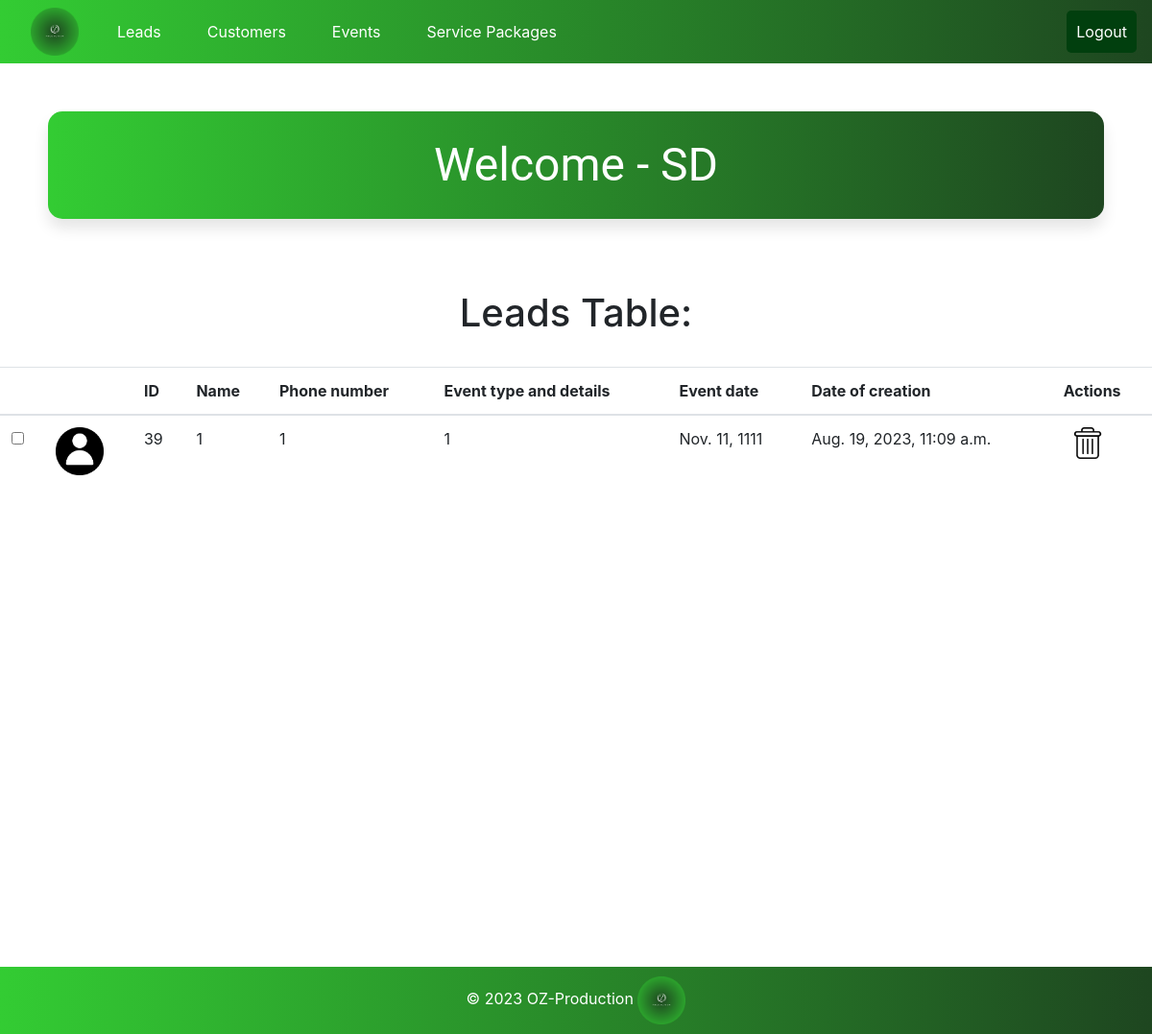
/oz_pro/leads/ (signed in), run on an earlier commit of the app's database.
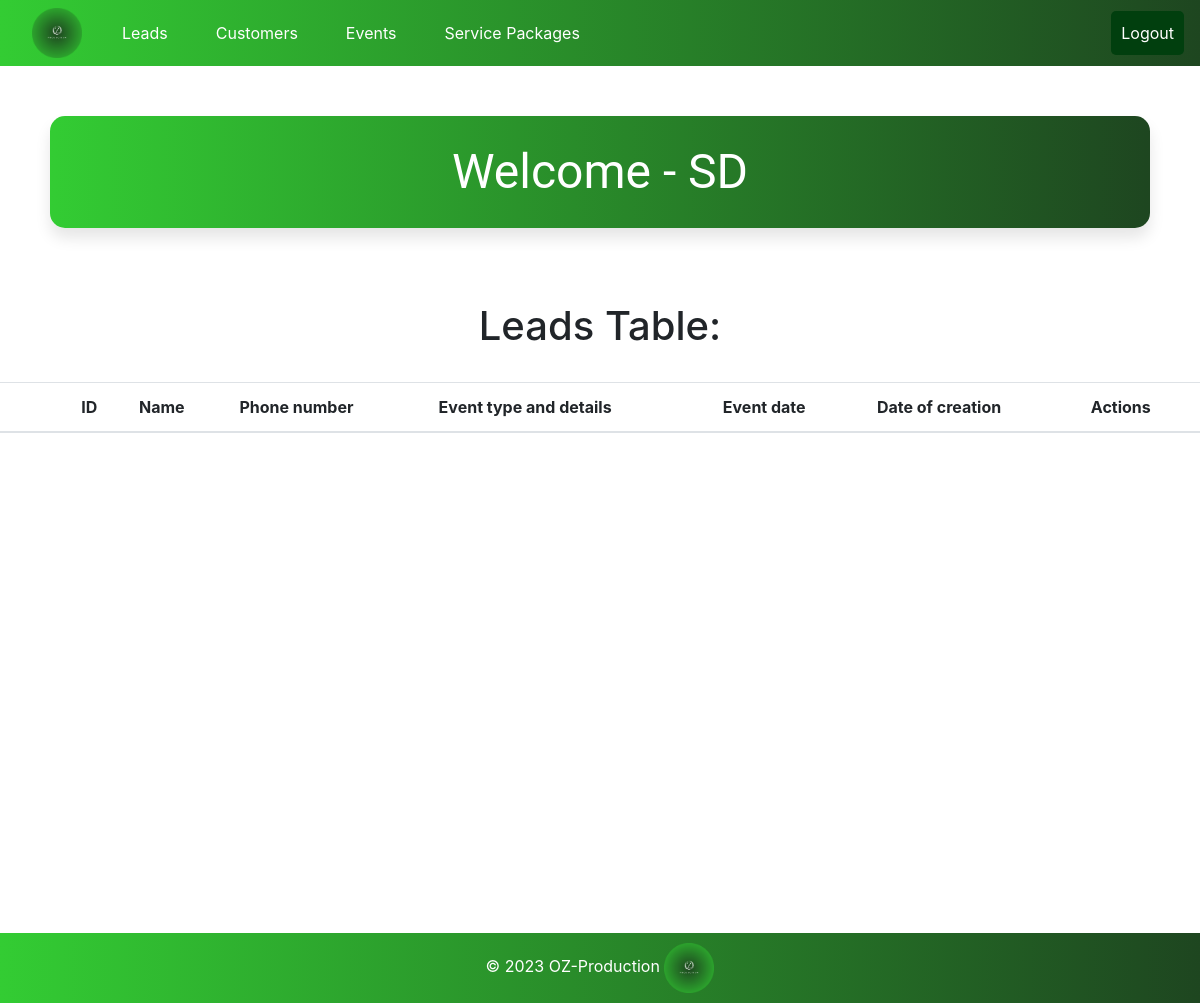
And on a later commit of the database.
### oz_pro/models.py (models this page shows, shortened)
class Lead(models.Model):
    image = models.ImageField(upload_to='static/pics', default = 'static/pics/Picture7.png')
    ID = models.AutoField(primary_key=True, null=False)
    name = models.CharField(max_length=255,null=False)
    phone_number = models.CharField(max_length=15,null=False)
    event_type = models.TextField()
    event_date = models.DateField(null=False)
    date_of_creation = models.DateTimeField(auto_now_add=True)

### oz_pro/views.py (the view)
# urls.py: path('leads/', views.leads_page, name='all_leads'),
@login_required
def leads_page(request):
    print("********* After agent login -- home page function *********")
    all_leads = Lead.objects.all()
    context = {
        'leads': all_leads
    }
    return render(request, 'leads.html', context)

### oz_pro/templates/leads.html (shortened to what this page needs)
<!DOCTYPE html>
<html lang="en">
<head>
</head>
<body>
    {% extends 'base.html' %}
    {% block content %}
    {% load static %}
    <div class="welcome-header">
        <h>Welcome - {{user.username}}</h>
    </div>
    <br>
        <div class="table-header">
            <h1>Leads Table:</h1>
        </div>
    <br>
    <table class="table table-hover">
        <thead>
            <tr>
                <th></th>
                <th></th>
                <th>ID</th>
                <th>Name</th>
                <th>Phone number</th>
                <th>Event type and details</th>
                <th>Event date</th>
                <th>Date of creation</th>
                <th>Actions</th>
            </tr>
        </thead>
        <tbody>
            {% for lead in leads %}
            <tr id="lead_{{ lead.ID }}">
                <td><input type="checkbox" onchange="toggleHighlight(this, {{ lead.ID }})" title="Highlight"></td>
                <td><img src="{{ lead.image.url }}"  alt="My image" class="small-image" /></td>
                <td>{{ lead.ID }}</td>
                <td>{{ lead.name }}</td>
                <td>{{ lead.phone_number }}</td>
                <td>{{ lead.event_type }}</td>
                <td>{{ lead.event_date }}</td>
                <td>{{ lead.date_of_creation }}</td>
                <td>
                    <img src="{% static 'pics/CROPED_DELETE.png' %}" alt="Delete" class="small-image" style="cursor:pointer" onclick="window.location.href='{% url 'delete_lead' lead.ID %}'" title="Click to DELETE-LEAD">
                </td>
            </tr>
            {% endfor %}
        </tbody>
    </table>
  {% endblock %}

What changed in the data, as far as the page shows it:
removed Lead: image (picture), ID "39", name "1", phone_number "1", event_type "1", event_date "Nov. 11, 1111", date_of_creation "Aug. 19, 2023, 11:09 a.m."
